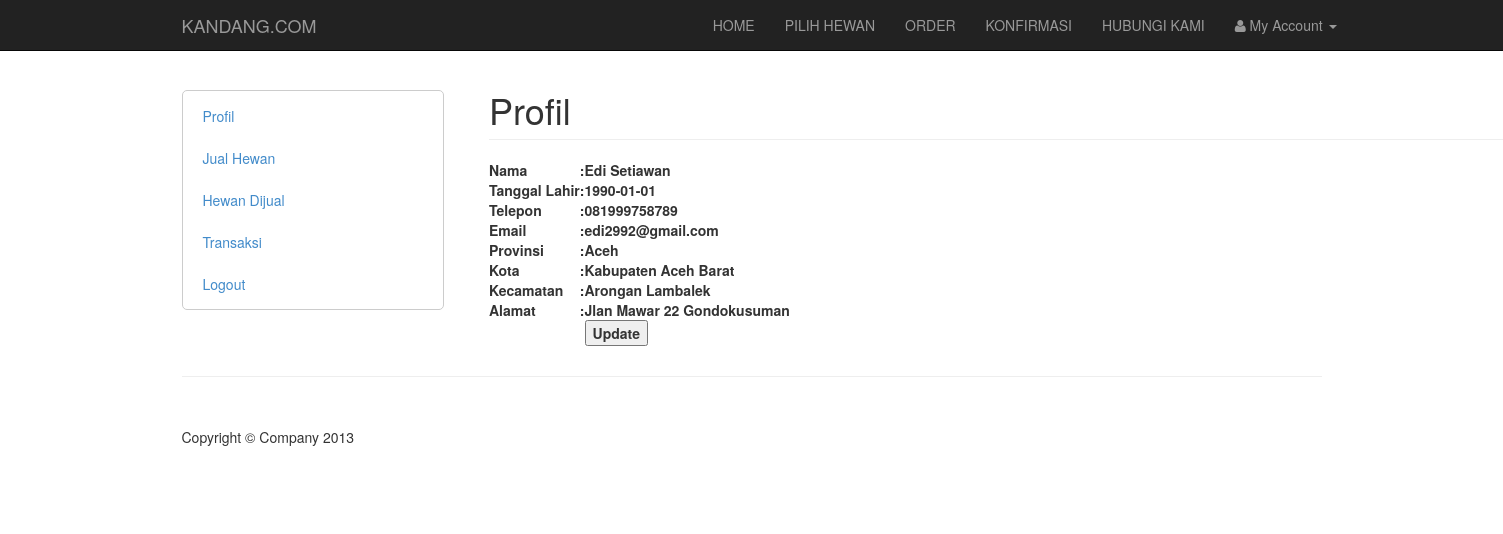
/akun.php?page=profil (signed in), run on the app's committed database.
### tables this page shows
CREATE TABLE IF NOT EXISTS `tb_profil` (
  `profil_id` int(11) unsigned NOT NULL AUTO_INCREMENT,
  `profil_nama` varchar(12) DEFAULT NULL,
  `profil_tgl_lahir` date DEFAULT NULL,
  `profil_telepon` varchar(12) DEFAULT NULL,
  `profil_provinsi` int(11) DEFAULT NULL,
  `profil_kabupaten` int(11) DEFAULT NULL,
  `profil_kecamatan` int(11) DEFAULT NULL,
  `profil_alamat` tinyblob,
  `member_id` int(11) DEFAULT NULL,
  PRIMARY KEY (`profil_id`)
);

CREATE TABLE IF NOT EXISTS `tb_member` (
  `member_id` int(10) unsigned NOT NULL AUTO_INCREMENT,
  `member_email` varchar(50) DEFAULT NULL,
  `member_password` varchar(50) DEFAULT NULL,
  `member_tanggal` datetime DEFAULT NULL,
  PRIMARY KEY (`member_id`)
);

CREATE TABLE IF NOT EXISTS `kec` (
  `id_prov` int(2) NOT NULL,
  `id_kabkot` int(4) NOT NULL,
  `id_kec` int(4) NOT NULL,
  `nama_kec` char(40) NOT NULL
);

CREATE TABLE IF NOT EXISTS `prov` (
  `id_prov` int(2) NOT NULL,
  `nama_prov` char(30) NOT NULL
);

CREATE TABLE IF NOT EXISTS `kabkot` (
  `id_prov` int(2) NOT NULL,
  `id_kabkot` int(4) NOT NULL,
  `nama_kabkot` char(40) NOT NULL
);

### profil-show.php (the view, shortened to what this page needs)
<?php
if(empty($_SESSION['password'])){
   header('location: index.php');
} else {
$id_profil=$_SESSION['member_id'];
$sql_Show="select * from tb_member join tb_profil on tb_member.member_id = tb_profil
.member_id where tb_member.member_id='".$id_profil."'";
$result=mysql_query($sql_Show);
$data=mysql_fetch_array($result);
$sql_Show1="SELECT
    prov.nama_prov
    , kabkot.nama_kabkot
    , kec.nama_kec
FROM
    kabkot
    INNER JOIN kec
        ON (kabkot.id_kabkot = kec.id_kabkot)
    INNER JOIN prov
        ON (prov.id_prov = kabkot.id_prov) where kec.id_kec='".$data['profil_kecamatan']."'";
$result1=mysql_query($sql_Show1);
$data1=mysql_fetch_array($result1);
?>
    <div class="container">
      <div class="row">
        <div class="col-lg-12">
          <h1 class="page-header">Profil</h1>
        </div>
      </div>
      <div class="row">
        <div class="col-sm-8">
            <form role="form" method="POST" action="akun.php?page=profilupdate">
	             <table border='0'>
                  <tr>
				 <th>Nama </th><th>:</th><th><?php echo $data['profil_nama']; ?></th>
				 </tr>
				  <tr>
				 <th>Tanggal Lahir </th><th>:</th><th><?php echo $data['profil_tgl_lahir']; ?></th>
				 </tr>
                  <tr>
				 <th>Telepon </th><th>:</th><th><?php echo $data['profil_telepon']; ?></th>
				 </tr>
                   <tr>
				 <th>Email </th><th>:</th><th><?php echo $data['member_email']; ?></th>
				 </tr>
                  <tr>
				 <th>Provinsi </th><th>:</th><th><?php echo $data1['nama_prov']; ?></th>
				 </tr>
                  <tr>
				 <th>Kota </th><th>:</th><th><?php echo $data1['nama_kabkot']; ?></th>
				 </tr>
                  <tr>
				 <th>Kecamatan </th><th>:</th><th><?php echo $data1['nama_kec']; ?></th>
				 </tr>
                  <tr>
				 <th>Alamat </th><th>:</th><th><?php echo $data['profil_alamat']; ?></th>
				 </tr>
                  <tr>
				 <th>&nbsp;</th><th>&nbsp;</th><th><input type="submit" value="Update" name="Update"/></th>
				 </tr>
					</table>
            </form>
        </div>
      </div>
    </div>
<?php
}
?>

### css/modern-business.css (style rules this page uses)
html, body { height: 100%; }
body { padding-top: 50px; }

### data on the page
tb_profil: profil_nama "Edi Setiawan", profil_tgl_lahir "1990-01-01", profil_telepon "081999758789", member.member_email "edi2992@gmail.com", profil_alamat "Jlan Mawar 22 Gondokusuman"
kec: id_prov.nama_prov "Aceh", id_kabkot.nama_kabkot "Kabupaten Aceh Barat", nama_kec "Arongan Lambalek"
